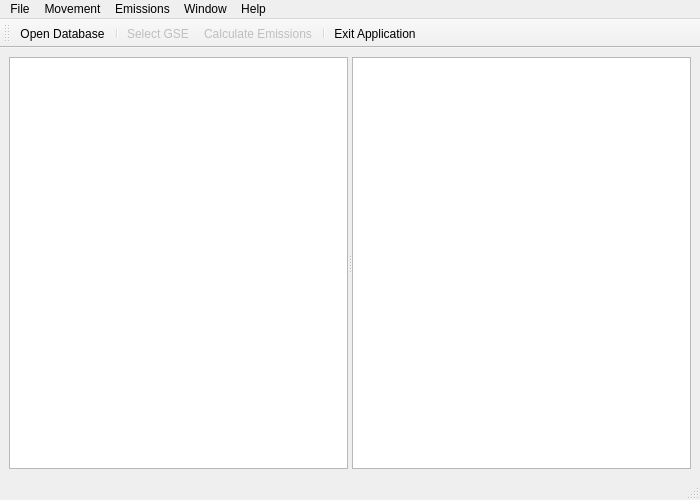
<ui version="4.0">
 <class>MainWindow</class>
 <widget class="QMainWindow" name="MainWindow">
  <property name="geometry">
   <rect>
    <x>0</x>
    <y>0</y>
    <width>700</width>
    <height>500</height>
   </rect>
  </property>
  <property name="minimumSize">
   <size>
    <width>600</width>
    <height>350</height>
   </size>
  </property>
  <property name="windowTitle">
   <string>GSE Calculator</string>
  </property>
  <property name="toolButtonStyle">
   <enum>Qt::ToolButtonTextUnderIcon</enum>
  </property>
  <widget class="QWidget" name="centralwidget">
   <property name="sizePolicy">
    <sizepolicy hsizetype="Preferred" vsizetype="Preferred">
     <horstretch>0</horstretch>
     <verstretch>0</verstretch>
    </sizepolicy>
   </property>
   <property name="maximumSize">
    <size>
     <width>16777215</width>
     <height>16777215</height>
    </size>
   </property>
   <layout class="QVBoxLayout" name="verticalLayout"><item><widget class="QSplitter" name="splitter"><property name="orientation"><enum>Qt::Horizontal</enum></property><widget class="QTableView" name="gseTableView" /><widget class="QTableView" name="emissionFactorTableView" /></widget></item></layout></widget>
  <widget class="QMenuBar" name="menubar">
   <property name="geometry">
    <rect>
     <x>0</x>
     <y>0</y>
     <width>700</width>
     <height>21</height>
    </rect>
   </property>
   <widget class="QMenu" name="menuFile">
    <property name="tearOffEnabled">
     <bool>false</bool>
    </property>
    <property name="title">
     <string>File</string>
    </property>
    <addaction name="actionOpen" />
    <addaction name="actionExit" />
   </widget>
   <widget class="QMenu" name="menuTools">
    <property name="title">
     <string>Movement</string>
    </property>
    <addaction name="actionDefine_Movements" />
   </widget>
   <widget class="QMenu" name="menuHelp">
    <property name="title">
     <string>Help</string>
    </property>
    <addaction name="actionAbout" />
   </widget>
   <widget class="QMenu" name="menuEdit">
    <property name="title">
     <string>Window</string>
    </property>
    <addaction name="actionFull_Screen" />
   </widget>
   <widget class="QMenu" name="menuEmission">
    <property name="title">
     <string>Emissions</string>
    </property>
    <addaction name="actionCalculate_Emissions" />
   </widget>
   <addaction name="menuFile" />
   <addaction name="menuTools" />
   <addaction name="menuEmission" />
   <addaction name="menuEdit" />
   <addaction name="menuHelp" />
  </widget>
  <widget class="QStatusBar" name="statusbar" />
  <widget class="QToolBar" name="toolBar">
   <property name="sizePolicy">
    <sizepolicy hsizetype="Preferred" vsizetype="Fixed">
     <horstretch>0</horstretch>
     <verstretch>0</verstretch>
    </sizepolicy>
   </property>
   <property name="windowTitle">
    <string>toolBar</string>
   </property>
   <property name="autoFillBackground">
    <bool>true</bool>
   </property>
   <attribute name="toolBarArea">
    <enum>TopToolBarArea</enum>
   </attribute>
   <attribute name="toolBarBreak">
    <bool>false</bool>
   </attribute>
   <addaction name="actionOpen" />
   <addaction name="separator" />
   <addaction name="actionDefine_Movements" />
   <addaction name="actionCalculate_Emissions" />
   <addaction name="separator" />
   <addaction name="actionExit" />
  </widget>
  <action name="actionOpen">
   <property name="checkable">
    <bool>false</bool>
   </property>
   <property name="enabled">
    <bool>true</bool>
   </property>
   <property name="icon">
    <iconset resource="GSE_resource.qrc">
     <normaloff>:/icons/icons/open-data.png</normaloff>:/icons/icons/open-data.png</iconset>
   </property>
   <property name="text">
    <string>Open Database</string>
   </property>
   <property name="shortcut">
    <string>Ctrl+O</string>
   </property>
   <property name="visible">
    <bool>true</bool>
   </property>
  </action>
  <action name="actionExit">
   <property name="icon">
    <iconset resource="GSE_resource.qrc">
     <normaloff>:/icons/icons/close-app.png</normaloff>:/icons/icons/close-app.png</iconset>
   </property>
   <property name="text">
    <string>Exit Application</string>
   </property>
   <property name="shortcut">
    <string>Ctrl+Q</string>
   </property>
  </action>
  <action name="actionFull_Screen">
   <property name="icon">
    <iconset resource="GSE_resource.qrc">
     <normaloff>:/icons/icons/full-screen.png</normaloff>:/icons/icons/full-screen.png</iconset>
   </property>
   <property name="text">
    <string>Full Screen</string>
   </property>
  </action>
  <action name="actionAbout">
   <property name="icon">
    <iconset resource="GSE_resource.qrc">
     <normaloff>:/icons/icons/about.png</normaloff>:/icons/icons/about.png</iconset>
   </property>
   <property name="text">
    <string>About</string>
   </property>
   <property name="shortcut">
    <string>Ctrl+A</string>
   </property>
  </action>
  <action name="actionDefine_Movements">
   <property name="enabled">
    <bool>false</bool>
   </property>
   <property name="icon">
    <iconset resource="GSE_resource.qrc">
     <normaloff>:/icons/icons/flight-status-icon.png</normaloff>:/icons/icons/flight-status-icon.png</iconset>
   </property>
   <property name="text">
    <string>Select GSE</string>
   </property>
   <property name="shortcut">
    <string>Ctrl+M</string>
   </property>
  </action>
  <action name="actionCalculate_Emissions">
   <property name="enabled">
    <bool>false</bool>
   </property>
   <property name="icon">
    <iconset resource="GSE_resource.qrc">
     <normaloff>:/icons/icons/calculator.png</normaloff>:/icons/icons/calculator.png</iconset>
   </property>
   <property name="text">
    <string>Calculate Emissions</string>
   </property>
   <property name="shortcut">
    <string>Ctrl+E</string>
   </property>
  </action>
 </widget>
 <resources>
  <include location="GSE_resource.qrc" />
 </resources>
 <connections>
  <connection>
   <sender>actionFull_Screen</sender>
   <signal>triggered()</signal>
   <receiver>MainWindow</receiver>
   <slot>showMaximized()</slot>
   <hints>
    <hint type="sourcelabel">
     <x>-1</x>
     <y>-1</y>
    </hint>
    <hint type="destinationlabel">
     <x>324</x>
     <y>249</y>
    </hint>
   </hints>
  </connection>
  <connection>
   <sender>actionExit</sender>
   <signal>triggered()</signal>
   <receiver>MainWindow</receiver>
   <slot>close()</slot>
   <hints>
    <hint type="sourcelabel">
     <x>-1</x>
     <y>-1</y>
    </hint>
    <hint type="destinationlabel">
     <x>276</x>
     <y>212</y>
    </hint>
   </hints>
  </connection>
 </connections>
</ui>
